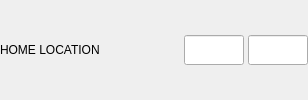
                     <widget class="QWidget" name="widget_home_location" native="true">
                      <layout class="QHBoxLayout" name="horizontalLayout_30">
                       <property name="spacing">
                        <number>4</number>
                       </property>
                       <property name="leftMargin">
                        <number>0</number>
                       </property>
                       <property name="topMargin">
                        <number>0</number>
                       </property>
                       <property name="rightMargin">
                        <number>0</number>
                       </property>
                       <property name="bottomMargin">
                        <number>0</number>
                       </property>
                       <item>
                        <widget class="QLabel" name="label_26">
                         <property name="sizePolicy">
                          <sizepolicy hsizetype="Preferred" vsizetype="Fixed">
                           <horstretch>0</horstretch>
                           <verstretch>0</verstretch>
                          </sizepolicy>
                         </property>
                         <property name="minimumSize">
                          <size>
                           <width>180</width>
                           <height>30</height>
                          </size>
                         </property>
                         <property name="maximumSize">
                          <size>
                           <width>180</width>
                           <height>30</height>
                          </size>
                         </property>
                         <property name="text">
                          <string>HOME LOCATION</string>
                         </property>
                        </widget>
                       </item>
                       <item>
                        <widget class="QLineEdit" name="lbl_home_x">
                         <property name="sizePolicy">
                          <sizepolicy hsizetype="Fixed" vsizetype="Fixed">
                           <horstretch>0</horstretch>
                           <verstretch>0</verstretch>
                          </sizepolicy>
                         </property>
                         <property name="minimumSize">
                          <size>
                           <width>60</width>
                           <height>30</height>
                          </size>
                         </property>
                         <property name="maximumSize">
                          <size>
                           <width>60</width>
                           <height>30</height>
                          </size>
                         </property>
                         <property name="maxLength">
                          <number>8</number>
                         </property>
                         <property name="alignment">
                          <set>Qt::AlignCenter</set>
                         </property>
                         <property name="readOnly">
                          <bool>true</bool>
                         </property>
                        </widget>
                       </item>
                       <item>
                        <widget class="QLineEdit" name="lbl_home_y">
                         <property name="sizePolicy">
                          <sizepolicy hsizetype="Fixed" vsizetype="Fixed">
                           <horstretch>0</horstretch>
                           <verstretch>0</verstretch>
                          </sizepolicy>
                         </property>
                         <property name="minimumSize">
                          <size>
                           <width>60</width>
                           <height>30</height>
                          </size>
                         </property>
                         <property name="maximumSize">
                          <size>
                           <width>60</width>
                           <height>30</height>
                          </size>
                         </property>
                         <property name="maxLength">
                          <number>8</number>
                         </property>
                         <property name="alignment">
                          <set>Qt::AlignCenter</set>
                         </property>
                         <property name="readOnly">
                          <bool>true</bool>
                         </property>
                        </widget>
                       </item>
                      </layout>
                     </widget>
